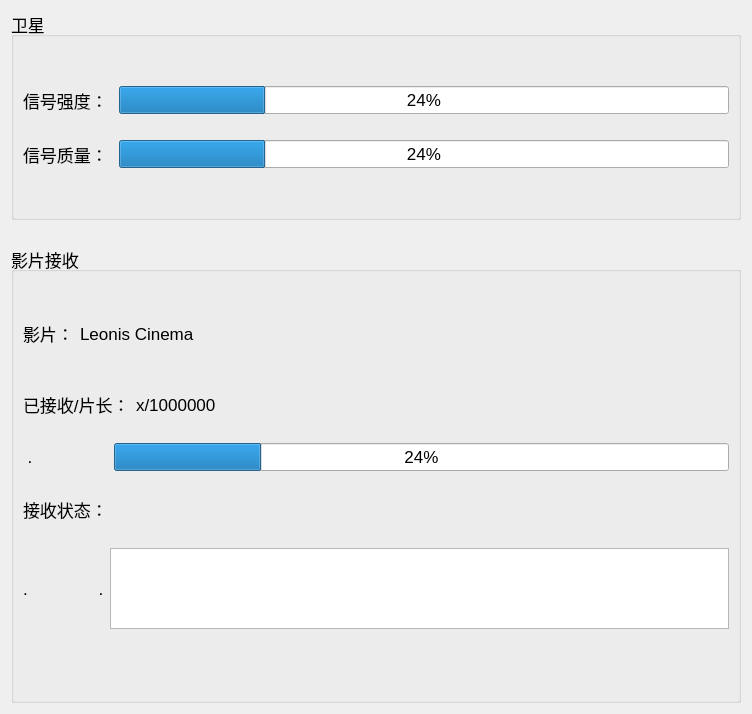
<?xml version="1.0" encoding="UTF-8"?>
<ui version="4.0">
 <class>StatueForm</class>
 <widget class="QWidget" name="StatueForm">
  <property name="geometry">
   <rect>
    <x>0</x>
    <y>0</y>
    <width>752</width>
    <height>714</height>
   </rect>
  </property>
  <property name="windowTitle">
   <string>Form</string>
  </property>
  <layout class="QVBoxLayout" name="verticalLayout_3">
   <item>
    <widget class="QGroupBox" name="groupBox_satellite">
     <property name="font">
      <font>
       <family>Arial</family>
       <pointsize>13</pointsize>
       <stylestrategy>PreferAntialias</stylestrategy>
      </font>
     </property>
     <property name="title">
      <string>卫星</string>
     </property>
     <layout class="QVBoxLayout" name="verticalLayout">
      <item>
       <layout class="QHBoxLayout" name="horizontalLayout_2">
        <item>
         <spacer name="horizontalSpacer_5">
          <property name="orientation">
           <enum>Qt::Horizontal</enum>
          </property>
          <property name="sizeHint" stdset="0">
           <size>
            <width>40</width>
            <height>20</height>
           </size>
          </property>
         </spacer>
        </item>
       </layout>
      </item>
      <item>
       <layout class="QHBoxLayout" name="horizontalLayout_9">
        <item>
         <spacer name="horizontalSpacer_6">
          <property name="orientation">
           <enum>Qt::Horizontal</enum>
          </property>
          <property name="sizeHint" stdset="0">
           <size>
            <width>40</width>
            <height>20</height>
           </size>
          </property>
         </spacer>
        </item>
       </layout>
      </item>
      <item>
       <layout class="QHBoxLayout" name="horizontalLayout_11">
        <item>
         <widget class="QLabel" name="label">
          <property name="text">
           <string>信号强度： </string>
          </property>
         </widget>
        </item>
        <item>
         <widget class="QProgressBar" name="progressBar_siganl_Strength">
          <property name="value">
           <number>24</number>
          </property>
         </widget>
        </item>
       </layout>
      </item>
      <item>
       <layout class="QHBoxLayout" name="horizontalLayout_10">
        <item>
         <spacer name="horizontalSpacer_7">
          <property name="orientation">
           <enum>Qt::Horizontal</enum>
          </property>
          <property name="sizeHint" stdset="0">
           <size>
            <width>40</width>
            <height>20</height>
           </size>
          </property>
         </spacer>
        </item>
       </layout>
      </item>
      <item>
       <layout class="QHBoxLayout" name="horizontalLayout_12">
        <item>
         <widget class="QLabel" name="label_2">
          <property name="text">
           <string>信号质量： </string>
          </property>
         </widget>
        </item>
        <item>
         <widget class="QProgressBar" name="progressBar_siganl_Quality">
          <property name="value">
           <number>24</number>
          </property>
          <property name="textDirection">
           <enum>QProgressBar::BottomToTop</enum>
          </property>
         </widget>
        </item>
       </layout>
      </item>
      <item>
       <layout class="QHBoxLayout" name="horizontalLayout_16">
        <item>
         <spacer name="horizontalSpacer_11">
          <property name="orientation">
           <enum>Qt::Horizontal</enum>
          </property>
          <property name="sizeHint" stdset="0">
           <size>
            <width>40</width>
            <height>20</height>
           </size>
          </property>
         </spacer>
        </item>
       </layout>
      </item>
      <item>
       <spacer name="horizontalSpacer">
        <property name="orientation">
         <enum>Qt::Horizontal</enum>
        </property>
        <property name="sizeHint" stdset="0">
         <size>
          <width>40</width>
          <height>20</height>
         </size>
        </property>
       </spacer>
      </item>
     </layout>
    </widget>
   </item>
   <item>
    <spacer name="horizontalSpacer_17">
     <property name="orientation">
      <enum>Qt::Horizontal</enum>
     </property>
     <property name="sizeHint" stdset="0">
      <size>
       <width>726</width>
       <height>20</height>
      </size>
     </property>
    </spacer>
   </item>
   <item>
    <widget class="QGroupBox" name="groupBox_Filme">
     <property name="font">
      <font>
       <family>Arial</family>
       <pointsize>13</pointsize>
       <weight>50</weight>
       <bold>false</bold>
       <underline>false</underline>
       <strikeout>false</strikeout>
       <stylestrategy>PreferAntialias</stylestrategy>
       <kerning>true</kerning>
      </font>
     </property>
     <property name="title">
      <string>影片接收</string>
     </property>
     <layout class="QVBoxLayout" name="verticalLayout_2">
      <item>
       <layout class="QHBoxLayout" name="horizontalLayout_13">
        <item>
         <spacer name="horizontalSpacer_8">
          <property name="orientation">
           <enum>Qt::Horizontal</enum>
          </property>
          <property name="sizeHint" stdset="0">
           <size>
            <width>40</width>
            <height>20</height>
           </size>
          </property>
         </spacer>
        </item>
       </layout>
      </item>
      <item>
       <spacer name="horizontalSpacer_12">
        <property name="orientation">
         <enum>Qt::Horizontal</enum>
        </property>
        <property name="sizeHint" stdset="0">
         <size>
          <width>40</width>
          <height>20</height>
         </size>
        </property>
       </spacer>
      </item>
      <item>
       <layout class="QHBoxLayout" name="horizontalLayout_5">
        <item>
         <widget class="QLabel" name="label_5">
          <property name="text">
           <string>影片：</string>
          </property>
         </widget>
        </item>
        <item>
         <widget class="QLabel" name="label_filmName">
          <property name="text">
           <string>Leonis Cinema                                                                                                            </string>
          </property>
         </widget>
        </item>
        <item>
         <spacer name="horizontalSpacer_2">
          <property name="orientation">
           <enum>Qt::Horizontal</enum>
          </property>
          <property name="sizeHint" stdset="0">
           <size>
            <width>40</width>
            <height>20</height>
           </size>
          </property>
         </spacer>
        </item>
       </layout>
      </item>
      <item>
       <layout class="QHBoxLayout" name="horizontalLayout_14">
        <item>
         <spacer name="horizontalSpacer_9">
          <property name="orientation">
           <enum>Qt::Horizontal</enum>
          </property>
          <property name="sizeHint" stdset="0">
           <size>
            <width>40</width>
            <height>20</height>
           </size>
          </property>
         </spacer>
        </item>
       </layout>
      </item>
      <item>
       <spacer name="horizontalSpacer_13">
        <property name="orientation">
         <enum>Qt::Horizontal</enum>
        </property>
        <property name="sizeHint" stdset="0">
         <size>
          <width>40</width>
          <height>20</height>
         </size>
        </property>
       </spacer>
      </item>
      <item>
       <layout class="QHBoxLayout" name="horizontalLayout_3">
        <item>
         <widget class="QLabel" name="label_6">
          <property name="text">
           <string>已接收/片长：</string>
          </property>
         </widget>
        </item>
        <item>
         <widget class="QLabel" name="label_Receiver">
          <property name="text">
           <string>x/1000000                                                    </string>
          </property>
         </widget>
        </item>
        <item>
         <spacer name="horizontalSpacer_3">
          <property name="orientation">
           <enum>Qt::Horizontal</enum>
          </property>
          <property name="sizeHint" stdset="0">
           <size>
            <width>40</width>
            <height>20</height>
           </size>
          </property>
         </spacer>
        </item>
       </layout>
      </item>
      <item>
       <spacer name="horizontalSpacer_14">
        <property name="orientation">
         <enum>Qt::Horizontal</enum>
        </property>
        <property name="sizeHint" stdset="0">
         <size>
          <width>40</width>
          <height>20</height>
         </size>
        </property>
       </spacer>
      </item>
      <item>
       <layout class="QHBoxLayout" name="horizontalLayout_15">
        <item>
         <widget class="QLabel" name="label_3">
          <property name="text">
           <string> .                </string>
          </property>
         </widget>
        </item>
        <item>
         <widget class="QProgressBar" name="progressBar_Revceiver_length">
          <property name="value">
           <number>24</number>
          </property>
         </widget>
        </item>
       </layout>
      </item>
      <item>
       <spacer name="horizontalSpacer_4">
        <property name="orientation">
         <enum>Qt::Horizontal</enum>
        </property>
        <property name="sizeHint" stdset="0">
         <size>
          <width>40</width>
          <height>20</height>
         </size>
        </property>
       </spacer>
      </item>
      <item>
       <layout class="QHBoxLayout" name="horizontalLayout">
        <item>
         <widget class="QLabel" name="label_9">
          <property name="text">
           <string>接收状态：</string>
          </property>
         </widget>
        </item>
        <item>
         <spacer name="horizontalSpacer_10">
          <property name="orientation">
           <enum>Qt::Horizontal</enum>
          </property>
          <property name="sizeHint" stdset="0">
           <size>
            <width>40</width>
            <height>20</height>
           </size>
          </property>
         </spacer>
        </item>
       </layout>
      </item>
      <item>
       <spacer name="horizontalSpacer_15">
        <property name="orientation">
         <enum>Qt::Horizontal</enum>
        </property>
        <property name="sizeHint" stdset="0">
         <size>
          <width>40</width>
          <height>20</height>
         </size>
        </property>
       </spacer>
      </item>
      <item>
       <layout class="QHBoxLayout" name="horizontalLayout_4">
        <item>
         <widget class="QLabel" name="label_7">
          <property name="text">
           <string>.               .</string>
          </property>
         </widget>
        </item>
        <item>
         <widget class="QTextBrowser" name="textBrowser"/>
        </item>
       </layout>
      </item>
      <item>
       <spacer name="verticalSpacer">
        <property name="orientation">
         <enum>Qt::Vertical</enum>
        </property>
        <property name="sizeHint" stdset="0">
         <size>
          <width>20</width>
          <height>173</height>
         </size>
        </property>
       </spacer>
      </item>
     </layout>
     <zorder>verticalSpacer</zorder>
     <zorder></zorder>
     <zorder>horizontalSpacer_4</zorder>
     <zorder>horizontalSpacer_12</zorder>
     <zorder>horizontalSpacer_13</zorder>
     <zorder>horizontalSpacer_14</zorder>
     <zorder>horizontalSpacer_15</zorder>
    </widget>
   </item>
  </layout>
 </widget>
 <resources/>
 <connections/>
</ui>
